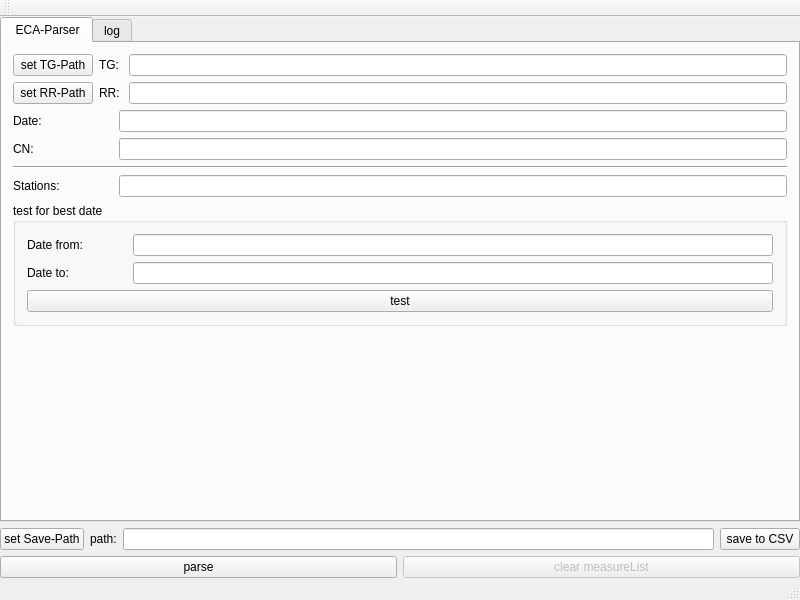
<?xml version="1.0" encoding="UTF-8"?>
<ui version="4.0">
 <class>MainWindow</class>
 <widget class="QMainWindow" name="MainWindow">
  <property name="geometry">
   <rect>
    <x>0</x>
    <y>0</y>
    <width>800</width>
    <height>600</height>
   </rect>
  </property>
  <property name="windowTitle">
   <string>MainWindow</string>
  </property>
  <widget class="QWidget" name="centralWidget">
   <layout class="QVBoxLayout" name="verticalLayout_2">
    <property name="leftMargin">
     <number>0</number>
    </property>
    <property name="topMargin">
     <number>0</number>
    </property>
    <property name="rightMargin">
     <number>0</number>
    </property>
    <property name="bottomMargin">
     <number>0</number>
    </property>
    <item>
     <widget class="QTabWidget" name="tabWidget">
      <property name="currentIndex">
       <number>0</number>
      </property>
      <widget class="QWidget" name="tabEca">
       <attribute name="title">
        <string> ECA-Parser</string>
       </attribute>
       <layout class="QVBoxLayout" name="verticalLayout_5">
        <item>
         <layout class="QVBoxLayout" name="verticalLayout">
          <item>
           <layout class="QHBoxLayout" name="horizontalLayout">
            <item>
             <widget class="QPushButton" name="butSetTgPath">
              <property name="sizePolicy">
               <sizepolicy hsizetype="Maximum" vsizetype="Fixed">
                <horstretch>0</horstretch>
                <verstretch>0</verstretch>
               </sizepolicy>
              </property>
              <property name="text">
               <string>set TG-Path</string>
              </property>
             </widget>
            </item>
            <item>
             <widget class="QLabel" name="label">
              <property name="sizePolicy">
               <sizepolicy hsizetype="Maximum" vsizetype="Preferred">
                <horstretch>0</horstretch>
                <verstretch>0</verstretch>
               </sizepolicy>
              </property>
              <property name="text">
               <string>TG: </string>
              </property>
             </widget>
            </item>
            <item>
             <widget class="QLineEdit" name="leTgPath"/>
            </item>
           </layout>
          </item>
          <item>
           <layout class="QHBoxLayout" name="horizontalLayout_2">
            <item>
             <widget class="QPushButton" name="butSetRrPath">
              <property name="sizePolicy">
               <sizepolicy hsizetype="Maximum" vsizetype="Fixed">
                <horstretch>0</horstretch>
                <verstretch>0</verstretch>
               </sizepolicy>
              </property>
              <property name="text">
               <string>set RR-Path</string>
              </property>
             </widget>
            </item>
            <item>
             <widget class="QLabel" name="label_3">
              <property name="sizePolicy">
               <sizepolicy hsizetype="Maximum" vsizetype="Preferred">
                <horstretch>0</horstretch>
                <verstretch>0</verstretch>
               </sizepolicy>
              </property>
              <property name="text">
               <string>RR: </string>
              </property>
             </widget>
            </item>
            <item>
             <widget class="QLineEdit" name="leRrPath"/>
            </item>
           </layout>
          </item>
          <item>
           <layout class="QHBoxLayout" name="horizontalLayout_4">
            <item>
             <widget class="QLabel" name="label_5">
              <property name="sizePolicy">
               <sizepolicy hsizetype="Maximum" vsizetype="Preferred">
                <horstretch>0</horstretch>
                <verstretch>0</verstretch>
               </sizepolicy>
              </property>
              <property name="minimumSize">
               <size>
                <width>100</width>
                <height>0</height>
               </size>
              </property>
              <property name="text">
               <string>Date: </string>
              </property>
             </widget>
            </item>
            <item>
             <widget class="QLineEdit" name="leDate"/>
            </item>
           </layout>
          </item>
          <item>
           <layout class="QHBoxLayout" name="horizontalLayout_5">
            <item>
             <widget class="QLabel" name="label_6">
              <property name="sizePolicy">
               <sizepolicy hsizetype="Maximum" vsizetype="Preferred">
                <horstretch>0</horstretch>
                <verstretch>0</verstretch>
               </sizepolicy>
              </property>
              <property name="minimumSize">
               <size>
                <width>100</width>
                <height>0</height>
               </size>
              </property>
              <property name="text">
               <string>CN: </string>
              </property>
             </widget>
            </item>
            <item>
             <widget class="QLineEdit" name="leCn"/>
            </item>
           </layout>
          </item>
          <item>
           <widget class="Line" name="line">
            <property name="orientation">
             <enum>Qt::Horizontal</enum>
            </property>
           </widget>
          </item>
          <item>
           <layout class="QHBoxLayout" name="horizontalLayout_6">
            <item>
             <widget class="QLabel" name="label_7">
              <property name="sizePolicy">
               <sizepolicy hsizetype="Maximum" vsizetype="Preferred">
                <horstretch>0</horstretch>
                <verstretch>0</verstretch>
               </sizepolicy>
              </property>
              <property name="minimumSize">
               <size>
                <width>100</width>
                <height>0</height>
               </size>
              </property>
              <property name="text">
               <string>Stations:</string>
              </property>
             </widget>
            </item>
            <item>
             <widget class="QLineEdit" name="leStations">
              <property name="readOnly">
               <bool>true</bool>
              </property>
             </widget>
            </item>
           </layout>
          </item>
          <item>
           <widget class="QGroupBox" name="groupBox">
            <property name="title">
             <string>test for best date</string>
            </property>
            <layout class="QVBoxLayout" name="verticalLayout_4">
             <item>
              <layout class="QHBoxLayout" name="horizontalLayout_8">
               <item>
                <widget class="QLabel" name="label_8">
                 <property name="sizePolicy">
                  <sizepolicy hsizetype="Maximum" vsizetype="Preferred">
                   <horstretch>0</horstretch>
                   <verstretch>0</verstretch>
                  </sizepolicy>
                 </property>
                 <property name="minimumSize">
                  <size>
                   <width>100</width>
                   <height>0</height>
                  </size>
                 </property>
                 <property name="text">
                  <string>Date from:</string>
                 </property>
                </widget>
               </item>
               <item>
                <widget class="QLineEdit" name="leDateFrom"/>
               </item>
              </layout>
             </item>
             <item>
              <layout class="QHBoxLayout" name="horizontalLayout_9">
               <item>
                <widget class="QLabel" name="label_9">
                 <property name="sizePolicy">
                  <sizepolicy hsizetype="Maximum" vsizetype="Preferred">
                   <horstretch>0</horstretch>
                   <verstretch>0</verstretch>
                  </sizepolicy>
                 </property>
                 <property name="minimumSize">
                  <size>
                   <width>100</width>
                   <height>0</height>
                  </size>
                 </property>
                 <property name="text">
                  <string>Date to:</string>
                 </property>
                </widget>
               </item>
               <item>
                <widget class="QLineEdit" name="leDateTo"/>
               </item>
              </layout>
             </item>
             <item>
              <widget class="QPushButton" name="butTestDates">
               <property name="text">
                <string>test</string>
               </property>
              </widget>
             </item>
            </layout>
            <zorder>label_8</zorder>
            <zorder>layoutWidget</zorder>
            <zorder>layoutWidget_2</zorder>
            <zorder>butTestDates</zorder>
           </widget>
          </item>
          <item>
           <spacer name="verticalSpacer">
            <property name="orientation">
             <enum>Qt::Vertical</enum>
            </property>
            <property name="sizeHint" stdset="0">
             <size>
              <width>20</width>
              <height>40</height>
             </size>
            </property>
           </spacer>
          </item>
         </layout>
        </item>
       </layout>
      </widget>
      <widget class="QWidget" name="tabLog">
       <attribute name="title">
        <string>log</string>
       </attribute>
       <layout class="QVBoxLayout" name="verticalLayout_3">
        <item>
         <widget class="QTextBrowser" name="tbLog">
          <property name="font">
           <font>
            <family>Ubuntu Mono</family>
           </font>
          </property>
          <property name="lineWrapMode">
           <enum>QTextEdit::NoWrap</enum>
          </property>
         </widget>
        </item>
       </layout>
      </widget>
     </widget>
    </item>
    <item>
     <layout class="QHBoxLayout" name="horizontalLayout_7">
      <item>
       <widget class="QPushButton" name="butSetSavePath">
        <property name="sizePolicy">
         <sizepolicy hsizetype="Maximum" vsizetype="Fixed">
          <horstretch>0</horstretch>
          <verstretch>0</verstretch>
         </sizepolicy>
        </property>
        <property name="text">
         <string>set Save-Path</string>
        </property>
       </widget>
      </item>
      <item>
       <widget class="QLabel" name="label_2">
        <property name="sizePolicy">
         <sizepolicy hsizetype="Maximum" vsizetype="Preferred">
          <horstretch>0</horstretch>
          <verstretch>0</verstretch>
         </sizepolicy>
        </property>
        <property name="text">
         <string>path:</string>
        </property>
       </widget>
      </item>
      <item>
       <widget class="QLineEdit" name="leSavePath"/>
      </item>
      <item>
       <widget class="QPushButton" name="butSaveCSV">
        <property name="text">
         <string>save to CSV</string>
        </property>
       </widget>
      </item>
     </layout>
    </item>
    <item>
     <layout class="QHBoxLayout" name="horizontalLayout_3">
      <item>
       <widget class="QPushButton" name="butParse">
        <property name="text">
         <string>parse</string>
        </property>
       </widget>
      </item>
      <item>
       <widget class="QPushButton" name="butClearMeasureList">
        <property name="enabled">
         <bool>false</bool>
        </property>
        <property name="text">
         <string>clear measureList</string>
        </property>
       </widget>
      </item>
     </layout>
    </item>
   </layout>
  </widget>
  <widget class="QMenuBar" name="menuBar">
   <property name="geometry">
    <rect>
     <x>0</x>
     <y>0</y>
     <width>800</width>
     <height>21</height>
    </rect>
   </property>
  </widget>
  <widget class="QToolBar" name="mainToolBar">
   <attribute name="toolBarArea">
    <enum>TopToolBarArea</enum>
   </attribute>
   <attribute name="toolBarBreak">
    <bool>false</bool>
   </attribute>
  </widget>
  <widget class="QStatusBar" name="statusBar"/>
 </widget>
 <layoutdefault spacing="6" margin="11"/>
 <resources/>
 <connections/>
</ui>
